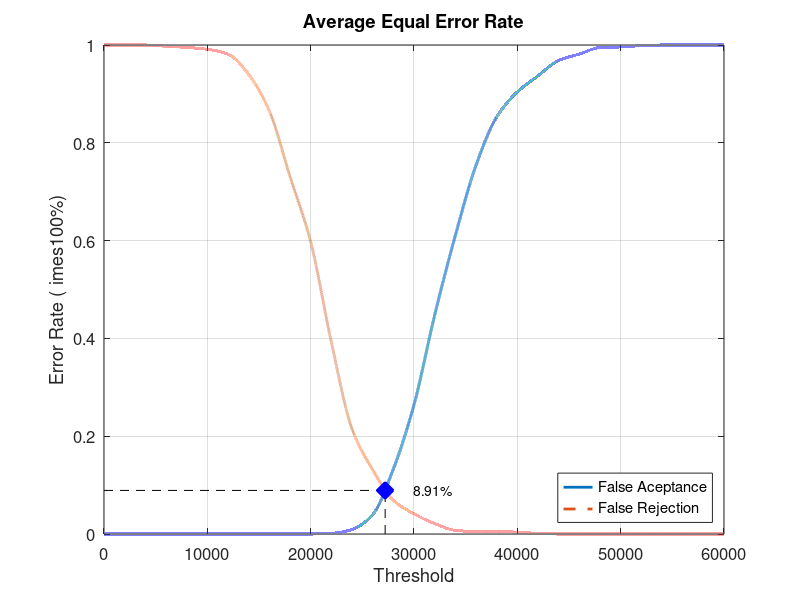
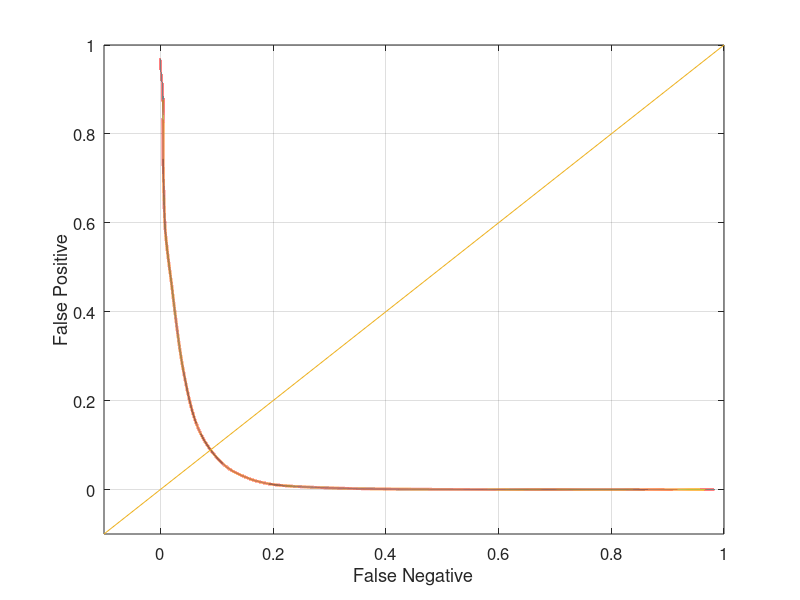

Recreate these plots in MATLAB, in order.
close all;
clear;
clc;
x = 0:2000:60000;
xq = 0:0.5:60000;

y0 = [0 0 0 0 0 0 0 0 0 0 0 0.00131579 0.00921053 0.0394737 0.132895 0.264474 0.447368 0.610526 0.753947 0.852632 0.903947 0.936842 0.968421 0.981579 0.994737 0.996053 0.998684 1 1 1 1]
yy0 = interp1(x, y0, xq, 'pchip');
y1 = [1 1 1 0.9975 0.995 0.99125 0.98125 0.94 0.865 0.73125 0.5975 0.3925 0.215 0.13125 0.06875 0.04125 0.02125 0.0075 0.005 0.005 0.00375 0.00125 0 0 0 0 0 0 0 0 0]
yy1 = interp1(x, y1, xq, 'pchip');

% Calculating EER: 
y2 = abs(y0 - y1);
find(y2 == min(y2))
yy2 = abs(yy0 - yy1);
xEER = find(yy2 == min(yy2));
xEERIndex = xq(xEER) % X-axis EER
yEER = yy0(xEER) % Y-axis EER

main = figure
plot(xq, yy0,'-','LineWidth', 2);	hold on
plot(xq, yy1,'--','LineWidth', 2);	hold on
plot([xEERIndex xEERIndex], [0 yEER], 'k--');	hold on
plot([0 xEERIndex], [yEER yEER], 'k--');	hold on
plot(xEERIndex, yEER, 'bx', 'LineWidth', 10);	hold on
text(xEERIndex + 10 * xEERIndex / 100, yEER, [num2str(round((10000 * yEER)) / 100) '%'])
legend('False Aceptance', 'False Rejection', 'Location', 'SouthEast')
xlabel('Threshold')
ylabel('Error Rate (	imes100%)')
title('Average Equal Error Rate')
set(gca, 'FontSize', 12)
axis([0 60000 0 1])
grid on

print(main, 'Experiment5AverageMain', '-dpng');
FNRxFPR = figure('Color', [1 1 1]);
plot(yy1, yy0, '-', yy1, yy0, 'LineWidth', 2);
hold on
y = -0.1:0.1:1
plot(y, y); 
set(gca, 'FontSize', 12)
xlabel('False Negative')
ylabel('False Positive')
axis([-0.1 1 -0.1 1])
set(gca, 'FontSize', 12)
grid on

print(FNRxFPR, 'Experiment5AverageFNRxFPR','-dpng');
